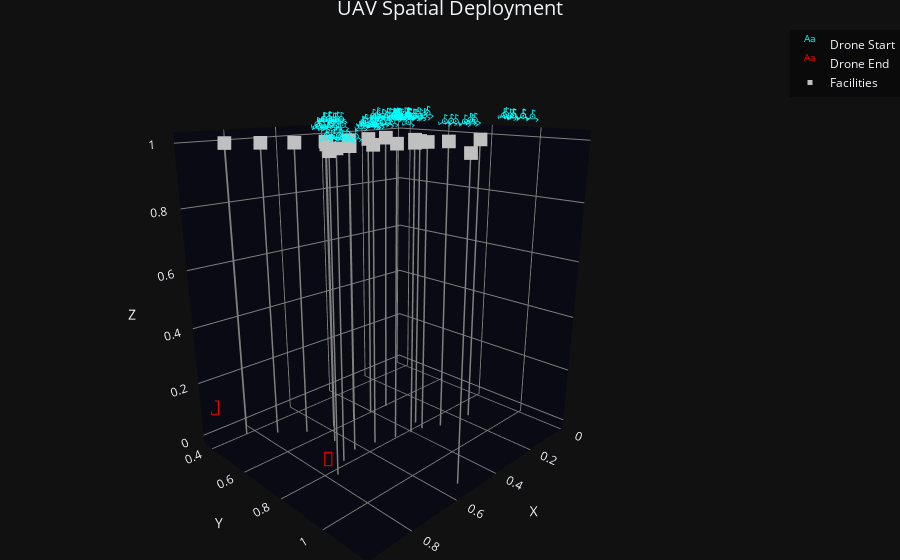

The code cell stored with this chart in its notebook:
### Code cell
plot_UAV_FLPO(START_locs, END_locs, F_base, (4,3))
plot_UAV_FLPO_3D(START_locs, END_locs, F_base)

### Figure 1 — Plotly figure (JSON) as saved in the notebook; plotly's stock layout.template omitted (floating-point values rounded to 4 significant figures)
{"data": [{"mode": "text", "name": "Drone Start", "text": ["𖥂", "𖥂", "𖥂", "𖥂", "𖥂", "𖥂", "𖥂", "𖥂", "𖥂", "𖥂", "𖥂", "𖥂", "𖥂", "𖥂", "𖥂", "𖥂", "𖥂", "𖥂", "𖥂", "𖥂", "𖥂", "𖥂", "𖥂", "𖥂", "𖥂", "𖥂", "𖥂", "𖥂", "𖥂", "𖥂", "𖥂", "𖥂", "𖥂", "𖥂", "𖥂", "𖥂", "𖥂", "𖥂", "𖥂", "𖥂", "𖥂", "𖥂", "𖥂", "𖥂", "𖥂", "𖥂", "𖥂", "𖥂", "𖥂", "𖥂", "𖥂", "𖥂", "𖥂", "𖥂", "𖥂", "𖥂", "𖥂", "𖥂", "𖥂", "𖥂", "𖥂", "𖥂", "𖥂", "𖥂", "𖥂", "𖥂", "𖥂", "𖥂", "𖥂", "𖥂", "𖥂", "𖥂", "𖥂", "𖥂", "𖥂", "𖥂", "𖥂", "𖥂", "𖥂", "𖥂", "𖥂", "𖥂", "𖥂", "𖥂", "𖥂", "𖥂", "𖥂", "𖥂", "𖥂", "𖥂", "𖥂", "𖥂", "𖥂", "𖥂", "𖥂", "𖥂", "𖥂", "𖥂", "𖥂", "𖥂"], "textfont": {"color": "cyan", "size": 16}, "type": "scatter3d", "x": [0.5364, 0.4801, 0.5184, 0.5646, 0.5041, 0.5411, 0.5404, 0.5912, 0.5255, 0.7424, 0.7172, 0.7552, 0.7036, 0.7611, 0.6725, 0.7069, 0.6674, 0.7067, 0.6866, 0.7183, 0.05389, 0.02864, 0.03575, 0.04068, 0.01509, 0.05246, 0.03889, 0.0239, 0.05283, 0.5554, 0.5757, 0.5907, 0.5472, 0.5868, 0.5782, 0.551, 0.5707, 0.6075, 0.6007, 0.6006, 0.6139, 0.6097, 0.5842, 0.3658, 0.1603, 0.3036, 0.2457, 0.2926, 0.2812, 0.3716, 0.2693, 0.2919, 0.305, 0.3546, 0.3792, 0.3261, 0.2859, 0.3455, 0.3538, 0.2706, 0.2904, 0.3314, 0.3054, 0.3238, 0.3153, 0.2619, 0.2661, 0.2811, 0.3055, 0.2262, 0.2963, 0.2874, 0.3001, 0.2534, 0.3253, 0.3293, 0.3347, 0.2718, 0.308, 0.3886, 0.3704, 0.3274, 0.3481, 0.4067, 0.371, 0.2846, 0.3417, 0.3318, 0.3887, 0.886, 0.8558, 0.8653, 0.8821, 0.9046, 0.9243, 0.8885, 0.8865, 0.9036, 0.8826, 0.8708], "y": [0.8001, 0.8535, 0.761, 0.7805, 0.8085, 0.7294, 0.8262, 0.7707, 0.7492, 0.7534, 0.7134, 0.7632, 0.7816, 0.7974, 0.8519, 0.7567, 0.7189, 0.721, 0.7899, 0.7767, 0.9243, 0.9582, 0.9999, 0.9659, 0.8795, 0.8979, 0.9276, 0.9559, 0.935, 0.575, 0.5959, 0.5937, 0.6043, 0.5839, 0.6223, 0.6269, 0.6226, 0.793, 0.814, 0.8344, 0.8433, 0.8331, 0.8311, 0.7132, 0.6453, 0.6193, 0.7076, 0.7026, 0.7199, 0.6931, 0.649, 0.7098, 0.6449, 0.9145, 0.91, 0.9736, 0.9356, 0.9611, 0.9323, 0.941, 0.6214, 0.6444, 0.643, 0.6433, 0.6358, 0.6505, 0.6355, 0.6639, 0.6534, 0.6597, 0.6325, 0.6749, 0.6423, 0.6395, 0.6212, 0.6123, 0.6298, 0.6602, 0.6935, 0.6251, 0.6319, 0.6453, 0.6875, 0.6832, 0.6318, 0.6931, 0.6662, 0.5675, 0.6038, 0.987, 1.031, 0.9803, 1.028, 0.9975, 1.001, 1.02, 0.9592, 1.061, 1.007, 0.9867], "z": [1.0, 1.0, 1.0, 1.0, 1.0, 1.0, 1.0, 1.0, 1.0, 1.0, 1.0, 1.0, 1.0, 1.0, 1.0, 1.0, 1.0, 1.0, 1.0, 1.0, 1.0, 1.0, 1.0, 1.0, 1.0, 1.0, 1.0, 1.0, 1.0, 1.0, 1.0, 1.0, 1.0, 1.0, 1.0, 1.0, 1.0, 1.0, 1.0, 1.0, 1.0, 1.0, 1.0, 1.0, 1.0, 1.0, 1.0, 1.0, 1.0, 1.0, 1.0, 1.0, 1.0, 1.0, 1.0, 1.0, 1.0, 1.0, 1.0, 1.0, 1.0, 1.0, 1.0, 1.0, 1.0, 1.0, 1.0, 1.0, 1.0, 1.0, 1.0, 1.0, 1.0, 1.0, 1.0, 1.0, 1.0, 1.0, 1.0, 1.0, 1.0, 1.0, 1.0, 1.0, 1.0, 1.0, 1.0, 1.0, 1.0, 1.0, 1.0, 1.0, 1.0, 1.0, 1.0, 1.0, 1.0, 1.0, 1.0, 1.0]}, {"mode": "text", "name": "Drone End", "text": ["📍", "📍", "📍", "📍", "📍", "📍", "📍", "📍", "📍", "📍", "📍", "📍", "📍", "📍", "📍", "📍", "📍", "📍", "📍", "📍", "📍", "📍", "📍", "📍", "📍", "📍", "📍", "📍", "📍", "📍", "📍", "📍", "📍", "📍", "📍", "📍", "📍", "📍", "📍", "📍", "📍", "📍", "📍", "📍", "📍", "📍", "📍", "📍", "📍", "📍", "📍", "📍", "📍", "📍", "📍", "📍", "📍", "📍", "📍", "📍", "📍", "📍", "📍", "📍", "📍", "📍", "📍", "📍", "📍", "📍", "📍", "📍", "📍", "📍", "📍", "📍", "📍", "📍", "📍", "📍", "📍", "📍", "📍", "📍", "📍", "📍", "📍", "📍", "📍", "📍", "📍", "📍", "📍", "📍", "📍", "📍", "📍", "📍", "📍", "📍"], "textfont": {"color": "red", "size": 20}, "type": "scatter3d", "x": [0.8579, 0.8579, 0.8579, 0.8579, 0.8579, 0.8579, 0.8579, 0.8579, 0.8579, 0.8579, 0.8579, 0.8579, 0.8579, 0.8579, 0.8579, 0.8579, 0.8579, 0.8579, 0.8579, 0.8579, 0.8579, 0.8579, 0.8579, 0.8579, 0.8579, 0.8579, 0.8579, 0.8579, 0.8579, 0.8579, 0.8579, 0.8579, 0.8579, 0.8579, 0.8579, 0.8579, 0.8579, 0.8579, 0.8579, 0.8579, 0.8579, 0.8579, 0.8579, 0.8579, 0.8579, 0.8579, 0.8579, 0.8579, 0.8579, 0.8579, 0.9446, 0.9446, 0.9446, 0.9446, 0.9446, 0.9446, 0.9446, 0.9446, 0.9446, 0.9446, 0.9446, 0.9446, 0.9446, 0.9446, 0.9446, 0.9446, 0.9446, 0.9446, 0.9446, 0.9446, 0.9446, 0.9446, 0.9446, 0.9446, 0.9446, 0.9446, 0.9446, 0.9446, 0.9446, 0.9446, 0.9446, 0.9446, 0.9446, 0.9446, 0.9446, 0.9446, 0.9446, 0.9446, 0.9446, 0.9446, 0.9446, 0.9446, 0.9446, 0.9446, 0.9446, 0.9446, 0.9446, 0.9446, 0.9446, 0.9446], "y": [0.8861, 0.8861, 0.8861, 0.8861, 0.8861, 0.8861, 0.8861, 0.8861, 0.8861, 0.8861, 0.8861, 0.8861, 0.8861, 0.8861, 0.8861, 0.8861, 0.8861, 0.8861, 0.8861, 0.8861, 0.8861, 0.8861, 0.8861, 0.8861, 0.8861, 0.8861, 0.8861, 0.8861, 0.8861, 0.8861, 0.8861, 0.8861, 0.8861, 0.8861, 0.8861, 0.8861, 0.8861, 0.8861, 0.8861, 0.8861, 0.8861, 0.8861, 0.8861, 0.8861, 0.8861, 0.8861, 0.8861, 0.8861, 0.8861, 0.8861, 0.372, 0.372, 0.372, 0.372, 0.372, 0.372, 0.372, 0.372, 0.372, 0.372, 0.372, 0.372, 0.372, 0.372, 0.372, 0.372, 0.372, 0.372, 0.372, 0.372, 0.372, 0.372, 0.372, 0.372, 0.372, 0.372, 0.372, 0.372, 0.372, 0.372, 0.372, 0.372, 0.372, 0.372, 0.372, 0.372, 0.372, 0.372, 0.372, 0.372, 0.372, 0.372, 0.372, 0.372, 0.372, 0.372, 0.372, 0.372, 0.372, 0.372], "z": [0.0, 0.0, 0.0, 0.0, 0.0, 0.0, 0.0, 0.0, 0.0, 0.0, 0.0, 0.0, 0.0, 0.0, 0.0, 0.0, 0.0, 0.0, 0.0, 0.0, 0.0, 0.0, 0.0, 0.0, 0.0, 0.0, 0.0, 0.0, 0.0, 0.0, 0.0, 0.0, 0.0, 0.0, 0.0, 0.0, 0.0, 0.0, 0.0, 0.0, 0.0, 0.0, 0.0, 0.0, 0.0, 0.0, 0.0, 0.0, 0.0, 0.0, 0.0, 0.0, 0.0, 0.0, 0.0, 0.0, 0.0, 0.0, 0.0, 0.0, 0.0, 0.0, 0.0, 0.0, 0.0, 0.0, 0.0, 0.0, 0.0, 0.0, 0.0, 0.0, 0.0, 0.0, 0.0, 0.0, 0.0, 0.0, 0.0, 0.0, 0.0, 0.0, 0.0, 0.0, 0.0, 0.0, 0.0, 0.0, 0.0, 0.0, 0.0, 0.0, 0.0, 0.0, 0.0, 0.0, 0.0, 0.0, 0.0, 0.0]}, {"line": {"color": "gray", "width": 3}, "mode": "lines", "showlegend": false, "type": "scatter3d", "x": [0.507, 0.507], "y": [0.8315, 0.8315], "z": [0, 1]}, {"line": {"color": "gray", "width": 3}, "mode": "lines", "showlegend": false, "type": "scatter3d", "x": [0.7969, 0.7969], "y": [0.8615, 0.8615], "z": [0, 1]}, {"line": {"color": "gray", "width": 3}, "mode": "lines", "showlegend": false, "type": "scatter3d", "x": [0.611, 0.611], "y": [0.6228, 0.6228], "z": [0, 1]}, {"line": {"color": "gray", "width": 3}, "mode": "lines", "showlegend": false, "type": "scatter3d", "x": [0.582, 0.582], "y": [0.8065, 0.8065], "z": [0, 1]}, {"line": {"color": "gray", "width": 3}, "mode": "lines", "showlegend": false, "type": "scatter3d", "x": [0.5678, 0.5678], "y": [1.158, 1.158], "z": [0, 1]}, {"line": {"color": "gray", "width": 3}, "mode": "lines", "showlegend": false, "type": "scatter3d", "x": [0.7793, 0.7793], "y": [0.5163, 0.5163], "z": [0, 1]}, {"line": {"color": "gray", "width": 3}, "mode": "lines", "showlegend": false, "type": "scatter3d", "x": [0.383, 0.383], "y": [0.8125, 0.8125], "z": [0, 1]}, {"line": {"color": "gray", "width": 3}, "mode": "lines", "showlegend": false, "type": "scatter3d", "x": [0.6729, 0.6729], "y": [0.701, 0.701], "z": [0, 1]}, {"line": {"color": "gray", "width": 3}, "mode": "lines", "showlegend": false, "type": "scatter3d", "x": [0.3622, 0.3622], "y": [0.7715, 0.7715], "z": [0, 1]}, {"line": {"color": "gray", "width": 3}, "mode": "lines", "showlegend": false, "type": "scatter3d", "x": [0.4464, 0.4464], "y": [0.6421, 0.6421], "z": [0, 1]}, {"line": {"color": "gray", "width": 3}, "mode": "lines", "showlegend": false, "type": "scatter3d", "x": [0.703, 0.703], "y": [0.5851, 0.5851], "z": [0, 1]}, {"line": {"color": "gray", "width": 3}, "mode": "lines", "showlegend": false, "type": "scatter3d", "x": [0.8606, 0.8606], "y": [0.4449, 0.4449], "z": [0, 1]}, {"line": {"color": "gray", "width": 3}, "mode": "lines", "showlegend": false, "type": "scatter3d", "x": [0.7323, 0.7323], "y": [0.8162, 0.8162], "z": [0, 1]}, {"line": {"color": "gray", "width": 3}, "mode": "lines", "showlegend": false, "type": "scatter3d", "x": [0.525, 0.525], "y": [0.6351, 0.6351], "z": [0, 1]}, {"line": {"color": "gray", "width": 3}, "mode": "lines", "showlegend": false, "type": "scatter3d", "x": [0.2052, 0.2052], "y": [0.9141, 0.9141], "z": [0, 1]}, {"line": {"color": "gray", "width": 3}, "mode": "lines", "showlegend": false, "type": "scatter3d", "x": [0.445, 0.445], "y": [0.8479, 0.8479], "z": [0, 1]}, {"line": {"color": "gray", "width": 3}, "mode": "lines", "showlegend": false, "type": "scatter3d", "x": [0.37, 0.37], "y": [0.6465, 0.6465], "z": [0, 1]}, {"line": {"color": "gray", "width": 3}, "mode": "lines", "showlegend": false, "type": "scatter3d", "x": [0.6616, 0.6616], "y": [0.7914, 0.7914], "z": [0, 1]}, {"line": {"color": "gray", "width": 3}, "mode": "lines", "showlegend": false, "type": "scatter3d", "x": [0.3355, 0.3355], "y": [0.8903, 0.8903], "z": [0, 1]}, {"line": {"color": "gray", "width": 3}, "mode": "lines", "showlegend": false, "type": "scatter3d", "x": [0.3969, 0.3969], "y": [0.8566, 0.8566], "z": [0, 1]}, {"marker": {"color": "silver", "size": 5, "symbol": "square"}, "mode": "markers", "name": "Facilities", "type": "scatter3d", "x": [0.507, 0.7969, 0.611, 0.582, 0.5678, 0.7793, 0.383, 0.6729, 0.3622, 0.4464, 0.703, 0.8606, 0.7323, 0.525, 0.2052, 0.445, 0.37, 0.6616, 0.3355, 0.3969], "y": [0.8315, 0.8615, 0.6228, 0.8065, 1.158, 0.5163, 0.8125, 0.701, 0.7715, 0.6421, 0.5851, 0.4449, 0.8162, 0.6351, 0.9141, 0.8479, 0.6465, 0.7914, 0.8903, 0.8566], "z": [1.0, 1.0, 1.0, 1.0, 1.0, 1.0, 1.0, 1.0, 1.0, 1.0, 1.0, 1.0, 1.0, 1.0, 1.0, 1.0, 1.0, 1.0, 1.0, 1.0]}], "layout": {"legend": {"bgcolor": "rgba(0,0,0,0.4)", "bordercolor": "white"}, "margin": {"b": 0, "l": 0, "r": 0, "t": 30}, "scene": {"aspectmode": "data", "camera": {"eye": {"x": 1.5, "y": 1.5, "z": 0.7}}, "xaxis": {"backgroundcolor": "rgb(10,10,20)", "gridcolor": "gray", "title": {"text": "X"}, "zerolinecolor": "gray"}, "yaxis": {"backgroundcolor": "rgb(10,10,20)", "gridcolor": "gray", "title": {"text": "Y"}, "zerolinecolor": "gray"}, "zaxis": {"backgroundcolor": "rgb(10,10,20)", "gridcolor": "gray", "title": {"text": "Z"}, "zerolinecolor": "gray"}}, "title": {"font": {"size": 20}, "text": "UAV Spatial Deployment", "x": 0.5}}}
